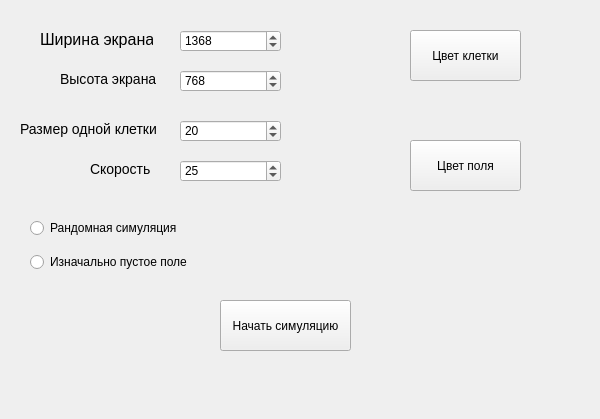
<?xml version="1.0" encoding="UTF-8"?>
<ui version="4.0">
 <class>settings</class>
 <widget class="QWidget" name="settings">
  <property name="geometry">
   <rect>
    <x>0</x>
    <y>0</y>
    <width>600</width>
    <height>419</height>
   </rect>
  </property>
  <property name="windowTitle">
   <string>Form</string>
  </property>
  <property name="styleSheet">
   <string notr="true"/>
  </property>
  <widget class="QPushButton" name="start">
   <property name="geometry">
    <rect>
     <x>220</x>
     <y>300</y>
     <width>131</width>
     <height>51</height>
    </rect>
   </property>
   <property name="text">
    <string>Начать симуляцию</string>
   </property>
  </widget>
  <widget class="QSpinBox" name="cell_size">
   <property name="geometry">
    <rect>
     <x>180</x>
     <y>120</y>
     <width>101</width>
     <height>22</height>
    </rect>
   </property>
   <property name="minimum">
    <number>5</number>
   </property>
   <property name="value">
    <number>20</number>
   </property>
  </widget>
  <widget class="QSpinBox" name="speed">
   <property name="geometry">
    <rect>
     <x>180</x>
     <y>160</y>
     <width>101</width>
     <height>22</height>
    </rect>
   </property>
   <property name="maximum">
    <number>360</number>
   </property>
   <property name="value">
    <number>25</number>
   </property>
  </widget>
  <widget class="QSpinBox" name="window_h">
   <property name="geometry">
    <rect>
     <x>180</x>
     <y>70</y>
     <width>101</width>
     <height>22</height>
    </rect>
   </property>
   <property name="maximum">
    <number>16666</number>
   </property>
   <property name="singleStep">
    <number>10</number>
   </property>
   <property name="value">
    <number>768</number>
   </property>
  </widget>
  <widget class="QLabel" name="label">
   <property name="geometry">
    <rect>
     <x>40</x>
     <y>30</y>
     <width>113</width>
     <height>19</height>
    </rect>
   </property>
   <property name="styleSheet">
    <string notr="true">font-size: 14px;</string>
   </property>
   <property name="text">
    <string>&lt;html&gt;&lt;head/&gt;&lt;body&gt;&lt;p&gt;&lt;span style=&quot; font-size:12pt;&quot;&gt;Ширина экрана&lt;/span&gt;&lt;/p&gt;&lt;/body&gt;&lt;/html&gt;</string>
   </property>
  </widget>
  <widget class="QLabel" name="label_2">
   <property name="geometry">
    <rect>
     <x>60</x>
     <y>70</y>
     <width>96</width>
     <height>17</height>
    </rect>
   </property>
   <property name="styleSheet">
    <string notr="true">font-size: 14px;</string>
   </property>
   <property name="text">
    <string>Высота экрана</string>
   </property>
  </widget>
  <widget class="QSpinBox" name="window_w">
   <property name="geometry">
    <rect>
     <x>180</x>
     <y>30</y>
     <width>101</width>
     <height>22</height>
    </rect>
   </property>
   <property name="maximum">
    <number>16666</number>
   </property>
   <property name="singleStep">
    <number>10</number>
   </property>
   <property name="value">
    <number>1368</number>
   </property>
  </widget>
  <widget class="QLabel" name="label_3">
   <property name="geometry">
    <rect>
     <x>20</x>
     <y>120</y>
     <width>138</width>
     <height>17</height>
    </rect>
   </property>
   <property name="styleSheet">
    <string notr="true">font-size: 14px;</string>
   </property>
   <property name="text">
    <string>Размер одной клетки</string>
   </property>
  </widget>
  <widget class="QLabel" name="label_4">
   <property name="geometry">
    <rect>
     <x>90</x>
     <y>160</y>
     <width>62</width>
     <height>17</height>
    </rect>
   </property>
   <property name="styleSheet">
    <string notr="true">font-size: 14px;</string>
   </property>
   <property name="text">
    <string>Скорость</string>
   </property>
  </widget>
  <widget class="QPushButton" name="cell_color_btn">
   <property name="geometry">
    <rect>
     <x>410</x>
     <y>30</y>
     <width>111</width>
     <height>51</height>
    </rect>
   </property>
   <property name="text">
    <string>Цвет клетки</string>
   </property>
  </widget>
  <widget class="QPushButton" name="field_color_btn">
   <property name="geometry">
    <rect>
     <x>410</x>
     <y>140</y>
     <width>111</width>
     <height>51</height>
    </rect>
   </property>
   <property name="text">
    <string>Цвет поля</string>
   </property>
  </widget>
  <widget class="QWidget" name="verticalLayoutWidget">
   <property name="geometry">
    <rect>
     <x>30</x>
     <y>210</y>
     <width>160</width>
     <height>71</height>
    </rect>
   </property>
   <layout class="QVBoxLayout" name="verticalLayout">
    <item>
     <widget class="QRadioButton" name="radioButton_2">
      <property name="text">
       <string>Рандомная симуляция</string>
      </property>
     </widget>
    </item>
    <item>
     <widget class="QRadioButton" name="radioButton">
      <property name="text">
       <string>Изначально пустое поле</string>
      </property>
     </widget>
    </item>
   </layout>
  </widget>
 </widget>
 <resources/>
 <connections/>
</ui>
